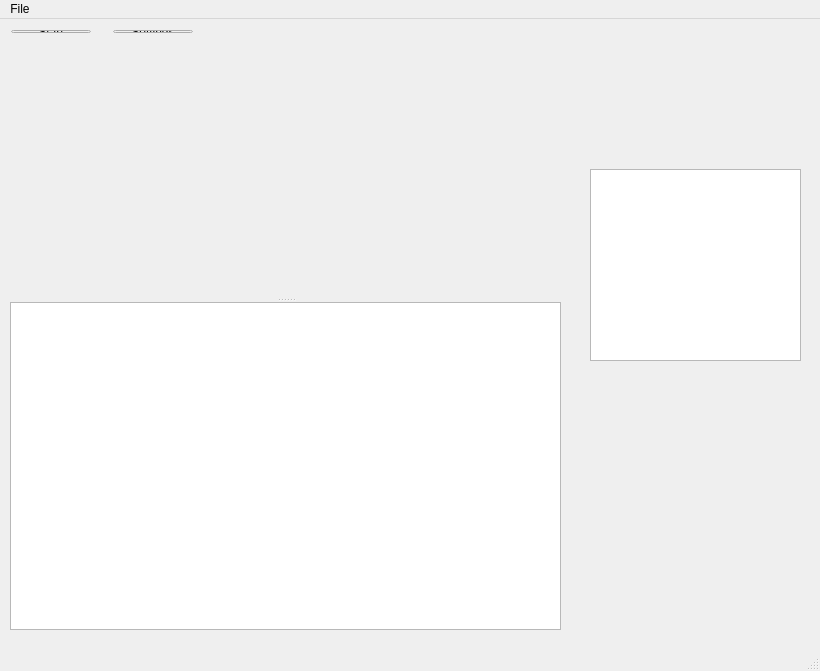
<?xml version="1.0" encoding="UTF-8"?>
<ui version="4.0">
 <class>MainWindowClass</class>
 <widget class="QMainWindow" name="MainWindowClass">
  <property name="geometry">
   <rect>
    <x>0</x>
    <y>0</y>
    <width>820</width>
    <height>671</height>
   </rect>
  </property>
  <property name="windowTitle">
   <string>MainWindow</string>
  </property>
  <widget class="QWidget" name="centralWidget">
   <widget class="QSplitter" name="splitter">
    <property name="geometry">
     <rect>
      <x>10</x>
      <y>40</y>
      <width>551</width>
      <height>571</height>
     </rect>
    </property>
    <property name="orientation">
     <enum>Qt::Vertical</enum>
    </property>
    <widget class="QCustomPlot" name="w_plot" native="true">
     <property name="minimumSize">
      <size>
       <width>0</width>
       <height>140</height>
      </size>
     </property>
    </widget>
    <widget class="QTextBrowser" name="textBrowser">
     <property name="maximumSize">
      <size>
       <width>16777215</width>
       <height>16777215</height>
      </size>
     </property>
     <property name="styleSheet">
      <string notr="true"/>
     </property>
    </widget>
   </widget>
   <widget class="QTableWidget" name="t_data_toggles">
    <property name="geometry">
     <rect>
      <x>590</x>
      <y>150</y>
      <width>211</width>
      <height>192</height>
     </rect>
    </property>
   </widget>
   <widget class="QWidget" name="layoutWidget">
    <property name="geometry">
     <rect>
      <x>0</x>
      <y>0</y>
      <width>204</width>
      <height>25</height>
     </rect>
    </property>
    <layout class="QHBoxLayout" name="horizontalLayout">
     <item>
      <widget class="QPushButton" name="b_start_stop">
       <property name="text">
        <string>Start</string>
       </property>
      </widget>
     </item>
     <item>
      <spacer name="horizontalSpacer">
       <property name="orientation">
        <enum>Qt::Horizontal</enum>
       </property>
       <property name="sizeHint" stdset="0">
        <size>
         <width>40</width>
         <height>20</height>
        </size>
       </property>
      </spacer>
     </item>
     <item>
      <widget class="QPushButton" name="b_settings">
       <property name="text">
        <string>Settings</string>
       </property>
      </widget>
     </item>
    </layout>
   </widget>
  </widget>
  <widget class="QMenuBar" name="menuBar">
   <property name="geometry">
    <rect>
     <x>0</x>
     <y>0</y>
     <width>820</width>
     <height>18</height>
    </rect>
   </property>
   <widget class="QMenu" name="menuFile">
    <property name="title">
     <string>File</string>
    </property>
   </widget>
   <addaction name="menuFile"/>
  </widget>
  <widget class="QStatusBar" name="statusBar"/>
 </widget>
 <layoutdefault spacing="6" margin="11"/>
 <customwidgets>
  <customwidget>
   <class>QCustomPlot</class>
   <extends>QWidget</extends>
   <header>qcustomplot.h</header>
   <container>1</container>
  </customwidget>
 </customwidgets>
 <resources>
  <include location="mainwindow.qrc"/>
 </resources>
 <connections/>
</ui>
